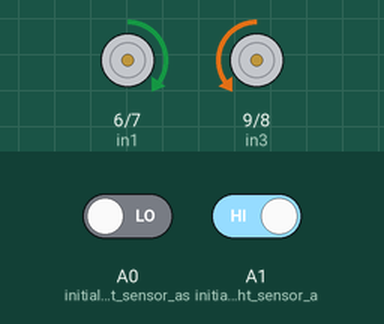
A sketch run on a simulated Arduino Uno, built with avr-gcc and run on an emulated ATmega328P. Parts: motor-driver pin pairs drawn as motors (green arrow = first pin HIGH = forward, orange = second pin HIGH = backward, longer = more drive, scaled by the enable pin). Inputs (shaded band) come from the test bench; at power-on: A0 (initialize_Left_sensor_as) LOW, A1 (initialize_Right_sensor_a) HIGH.

Above: at 1.8 s.
1.9 s: A0 (initialize_Left_sensor_as) driven HIGH
At 3.2 s:
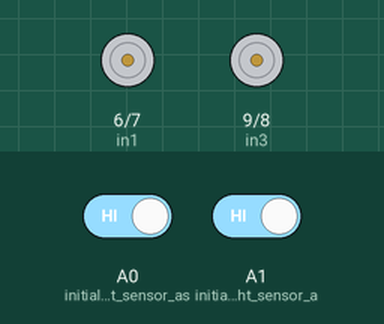
3.5 s: A1 (initialize_Right_sensor_a) driven LOW
At 4.3 s:
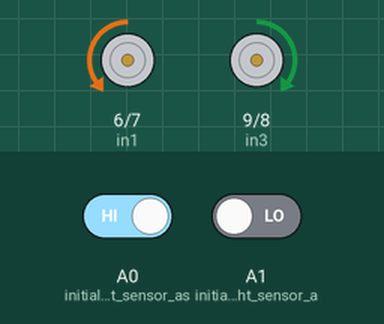
5.0 s: A0 (initialize_Left_sensor_as) driven LOW
At 5.4 s:
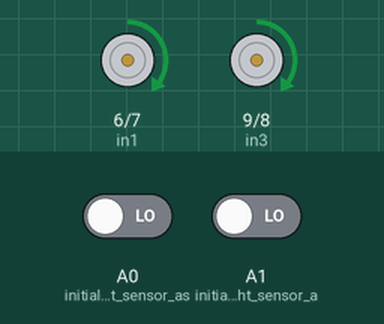
6.5 s: A1 (initialize_Right_sensor_a) driven HIGH
At 7.8 s:
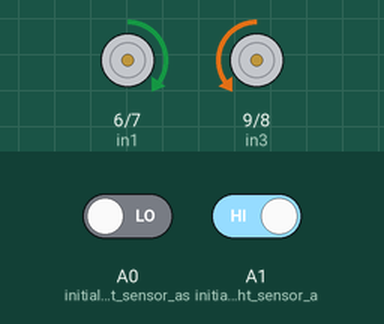
Timing chart, 0 to 9.0 s (numbered marks = the images above; inputs shaded):
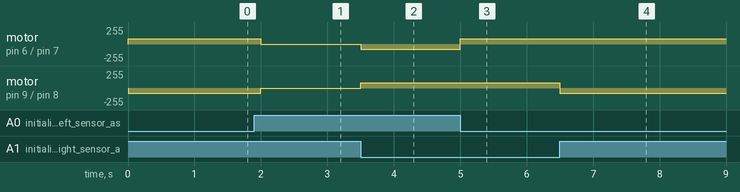

The sketch:

linefollow_robot.ino
```cpp
#define in1 6
#define in2 7
#define in3 9
#define in4 8
#define en1 5
#define en2 10

 int M1_Speed = 80; // speed of motor 1
 int M2_Speed = 80; // speed of motor 2
 int LeftRotationSpeed = 80; // Left Rotation Speed
 int RightRotationSpeed = 80; // Right Rotation Speed

void setup() {
 pinMode(in1,OUTPUT);
 pinMode(in2,OUTPUT);
 pinMode(in3,OUTPUT);
 pinMode(in4,OUTPUT);

  pinMode(en1,OUTPUT);

  pinMode(en2,OUTPUT);

   pinMode(A0, INPUT); // initialize Left sensor as an input
   pinMode(A1, INPUT); // initialize Right sensor as an input
}

void loop() {
  // put your main code here, to run repeatedly:
 int LEFT_SENSOR = digitalRead(A0);
 int RIGHT_SENSOR = digitalRead(A1);
  if(RIGHT_SENSOR==0  && LEFT_SENSOR==0) {
  forward(); //FORWARD
 }

 else if(RIGHT_SENSOR==0 && LEFT_SENSOR==1) {
   right();
   delay(500); //Move Right
  }

  else if(RIGHT_SENSOR==1 && LEFT_SENSOR==0) {
   left();
   delay(500);//Move Left
 }

  else if(RIGHT_SENSOR==1 && LEFT_SENSOR==1) {
   Stop(); //STOP
 }


}

void forward()
{
      digitalWrite(in1, HIGH);
      digitalWrite(in2, LOW);
      digitalWrite(in3, HIGH);
      digitalWrite(in4, LOW);

        analogWrite(en1, M1_Speed);
        analogWrite(en2, M2_Speed);
}

void backward()
{
      digitalWrite(in1, LOW);
      digitalWrite(in2, HIGH);
      digitalWrite(in3, LOW);
      digitalWrite(in4, HIGH);

        analogWrite(en1, M1_Speed);
        analogWrite(en2, M2_Speed);
}

void right()
{
      digitalWrite(in1, LOW);
      digitalWrite(in2, HIGH);
      digitalWrite(in3, HIGH);
      digitalWrite(in4, LOW);

        analogWrite(en2, LeftRotationSpeed);
        analogWrite(en1, RightRotationSpeed);
}

void left()
{
      digitalWrite(in1, HIGH);
      digitalWrite(in2, LOW);
      digitalWrite(in3, LOW);
      digitalWrite(in4, HIGH);

        analogWrite(en2, LeftRotationSpeed);
        analogWrite(en1, RightRotationSpeed);
}

void Stop()
{
      digitalWrite(in1, LOW);
      digitalWrite(in2, LOW);
      digitalWrite(in3, LOW);
      digitalWrite(in4, LOW);
}
```

Measured:
- after the input at 1.9 s, motor on pin 6 (in1) / pin 7 (in2): forward 80/255 → stopped after 0.10 s; motor on pin 9 (in3) / pin 8 (in4): backward 80/255 → stopped after 0.10 s
- after the input at 3.5 s, motor on pin 6 (in1) / pin 7 (in2): stopped → backward 80/255 at once; motor on pin 9 (in3) / pin 8 (in4): stopped → forward 80/255 at once
- after the input at 5.0 s, motor on pin 6 (in1) / pin 7 (in2): backward 80/255 → forward 80/255 at once
- after the input at 6.5 s, motor on pin 9 (in3) / pin 8 (in4): forward 80/255 → backward 80/255 at once
